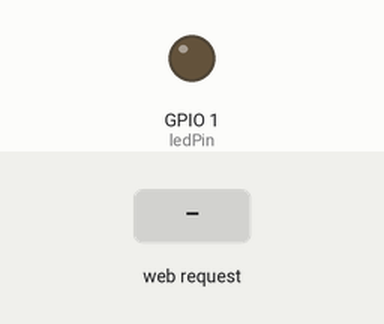
Simulated run of this sketch. Board: ESP32. Parts: output pins drawn as LEDs (lit = HIGH). The test bench sets the inputs (shaded band). WiFi joins after 1.5 s; servers stay silent unless stated; what the sketch prints to the serial monitor is not drawn.

Above: at 3.2 s.
3.3 s: HTTP request GET /toggle received
At 4.5 s:
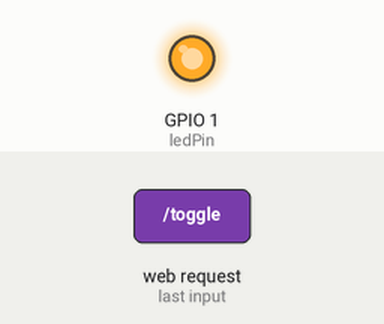
Timing chart, 0 to 6.3 s (numbered marks = the images above; inputs shaded):
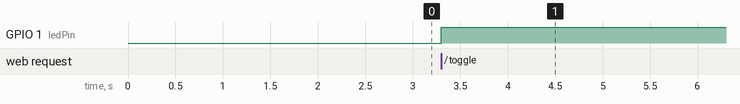

The sketch:

webserver.ino
```cpp
#include <WiFi.h>
#include <WebServer.h>

// Replace with your network credentials
const char* ssid = "Cerny";
const char* password = "";

// Create an instance of the web server on port 80
WebServer server(80);

// Define the LED pin
const int ledPin = 1;  // LED on pin 1

void setup() {
  // Start serial communication
  Serial.begin(115200);

  // Set LED pin as output
  pinMode(ledPin, OUTPUT);

  // Connect to Wi-Fi
  WiFi.begin(ssid, password);

  // Wait for connection
  while (WiFi.status() != WL_CONNECTED) {
    delay(1000);
    Serial.println("Connecting to WiFi...");
  }

  // Print the IP address once connected
  Serial.println("Connected to WiFi!");
  Serial.print("IP Address: ");
  Serial.println(WiFi.localIP());

  // Define route to handle root requests
  server.on("/", HTTP_GET, []() {
    String html = "<h1>ESP32 Web Server</h1>";
    html += "<p>Click the button to toggle the LED on pin 1:</p>";
    html += "<form action=\"/toggle\" method=\"GET\">";
    html += "<button type=\"submit\">Toggle LED</button>";
    html += "</form>";
    server.send(200, "text/html", html);
  });

  // Define route to handle LED toggle requests
  server.on("/toggle", HTTP_GET, []() {
    // Toggle the LED
    digitalWrite(ledPin, !digitalRead(ledPin));

    // Redirect back to the root page
    server.sendHeader("Location", "/");
    server.send(303);  // 303 is the status code for redirect
  });

  // Start the server
  server.begin();
}

void loop() {
  // Handle incoming client requests
  server.handleClient();
}
```

Measured:
- after the input at 3.3 s, GPIO 1 (ledPin): LOW → HIGH at once
